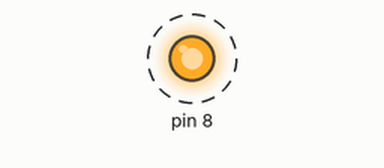
Bench run of a sketch on a simulated Arduino Uno, built with avr-gcc and run on an emulated ATmega328P. On the bench: output pins drawn as LEDs (lit = HIGH). Dashed ring = blinking. What the sketch prints to the serial monitor is not drawn.

Above: at 1.0 s.
Timing chart, 0 to 5.8 s (numbered marks = the images above):
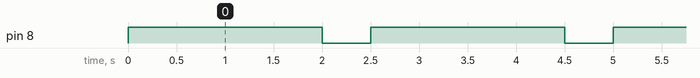

Measured:
- by itself, pin 8: alternates HIGH for 2.0 s and LOW for 0.50 s

The sketch:

ak0110_ledDurumunuYaz.ino
```cpp
void setup() {
  pinMode(8, OUTPUT);
  Serial.begin(9600);
}

void loop() {
  digitalWrite(8, HIGH);
  Serial.println("ISIK ACIK");
  delay(2000);

  digitalWrite(8, LOW);
  Serial.println("ISIK KAPALI");
  delay(500);
}
```
